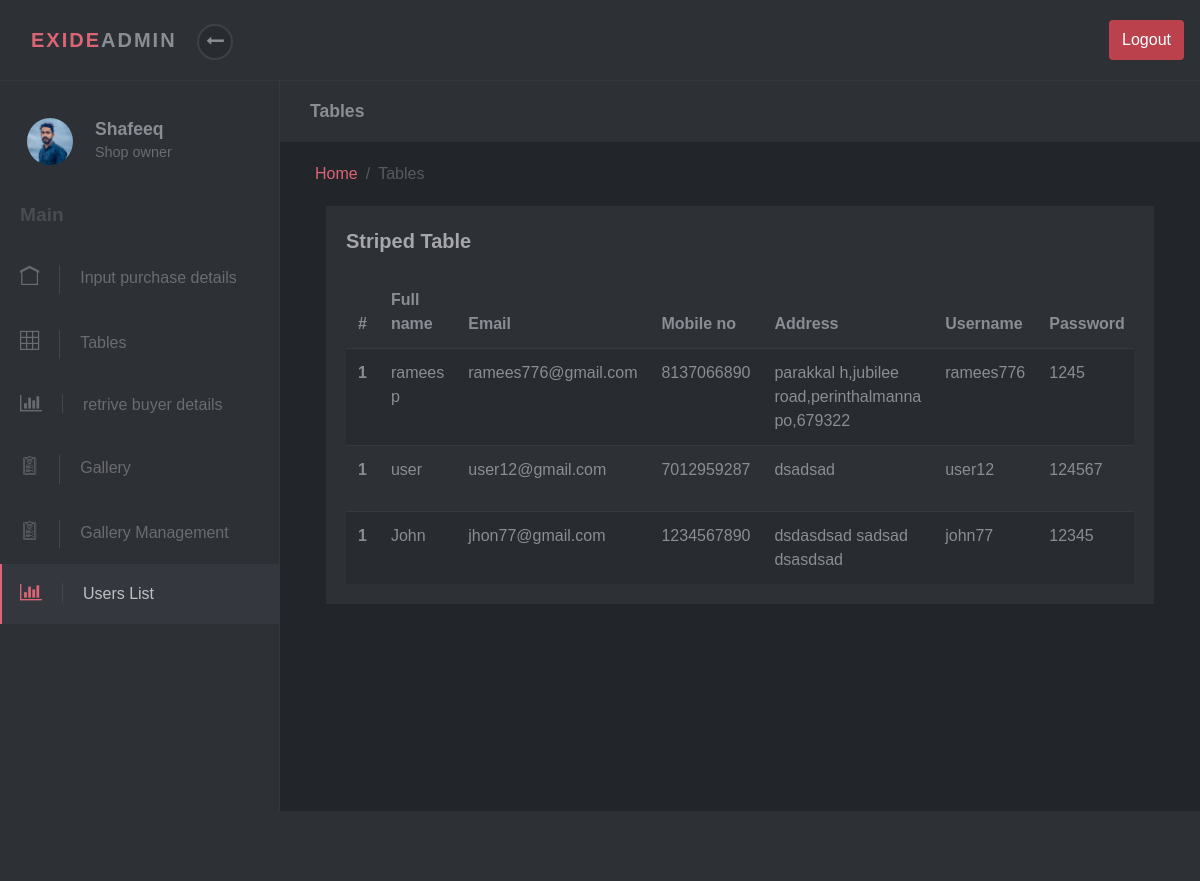
The app's page /userdetails with its own data.
### EXIDEAPPLICATION/models.py (models this page shows)
class user_register(models.Model):
      fullname=models.CharField(max_length=70)
      email=models.CharField(max_length=70)
      mobileno=models.CharField(max_length=80,unique=True)
      address=models.CharField(max_length=150)
      username=models.CharField(max_length=30,primary_key=True)
      password=models.CharField(max_length=30)
      status=models.CharField(max_length=20)

### EXIDEAPPLICATION/views.py (the view)
# urls.py: path('userdetails',views.userdetails,name='userdetails'),
def userdetails(request):
    data = user_register.objects.all()
    return render(request,"userlist.html",{'q':data})

### templates/userlist.html (shortened to what this page needs)
<!DOCTYPE html>
{% load static %}
<html>
  <head>
    <link rel="stylesheet" href="{% static 'vendor/bootstrap/css/bootstrap.min.css' %}">
    <link rel="stylesheet" href="{% static 'vendor/font-awesome/css/font-awesome.min.css' %}">
    <link rel="stylesheet" href="{% static 'css/font.css' %}">
    <link rel="stylesheet" href="{% static 'css/style.default.css' %}" id="theme-stylesheet">
    <link rel="stylesheet" href="{% static 'css/custom.css' %}">
  </head>
  <body>
    <header class="header">
      <nav class="navbar navbar-expand-lg">
        <div class="container-fluid d-flex align-items-center justify-content-between">
          <div class="navbar-header">
            <a href="index.html" class="navbar-brand">
              <div class="brand-text brand-big visible text-uppercase"><strong class="text-primary">Exide</strong><strong>Admin</strong></div>
              <div class="brand-text brand-sm"><strong class="text-primary">E</strong><strong>A</strong></div></a>
            <button class="sidebar-toggle"><i class="fa fa-long-arrow-left"></i></button>
          </div>
        </div>
        <form action="logoutadmin" method="POST">
        <div class="list-inline-item "><a><input type="submit" value="Logout" class="btn btn-block bg-danger text-white" ></a></div>
      </form>
      </nav>
    </header>
    <div class="d-flex align-items-stretch">
      <nav id="sidebar">
        <div class="sidebar-header d-flex align-items-center">
          <div class="avatar"><img src="{% static 'img/avatar-6.jpg' %}" alt="..." class="img-fluid rounded-circle"></div>
          <div class="title">
            <h1 class="h5">Shafeeq</h1>
            <p>Shop owner</p>
          </div>
        </div>
        <span class="heading">Main</span>
        <ul class="list-unstyled">
                <li><a href="purchaseinput"> <i class="icon-home"></i>Input purchase details</a></li>
                <li ><a href="tables"> <i class="icon-grid"></i>Tables </a></li>
                <li><a href="retrievebdeatils"> <i class="fa fa-bar-chart"></i>retrive buyer details</a></li>
                <li><a href="batteryuploadpage"> <i class="icon-padnote"></i>Gallery </a></li>
                <li><a href="gallerymanage"> <i class="icon-padnote"></i>Gallery Management </a></li>
                <li class="active"><a href="userdetails"> <i class="fa fa-bar-chart"></i>Users List</a></li>
        </ul> </nav>
      <div class="page-content">
        <div class="page-header no-margin-bottom">
          <div class="container-fluid">
            <h2 class="h5 no-margin-bottom">Tables</h2>
          </div>
        </div>
        <div class="container-fluid">
          <ul class="breadcrumb">
            <li class="breadcrumb-item"><a href="index.html">Home</a></li>
            <li class="breadcrumb-item active">Tables            </li>
          </ul>
        </div>
        <section class="no-padding-top">
          <div class="container-fluid">
              <div class="col-sm-12">
                <div class="block margin-bottom-sm">
                  <div class="title"><strong>Striped Table</strong></div>
                  <div class="table-responsive">
                    <table class="table table-striped">
                      <thead>
                        <tr>
                          <th>#</th>
                          <th>Full name</th>
                          <th>Email</th>
                          <th>Mobile no</th>
                          <th>Address</th>
                          <th>Username</th>
                          <th>Password</th>
                        </tr>
                      </thead>
                      <tbody>
                        {% for i in q %}
                        <tr>
                          <th scope="row">1</th>
                          <td>{{i.fullname}}</td>
                          <td>{{i.email}}</td>
                          <td>{{i.mobileno}}</td>
                          <td>{{i.address}}</td>
                          <td>{{i.username}}</td>
                          <td>{{i.password}}</td>
                        </tr>
                        {% endfor %}
                      </tbody>
                    </table>
                  </div>
                </div>
              </div>
                  </div>
        </section>
                </div>
              </div>
        <footer class="footer">
          <div class="footer__block block no-margin-bottom">
          </div>
        </footer>
  </body>
</html>

### records on screen
user_register: fullname "ramees p", email "ramees776@gmail.com", mobileno "8137066890", address "parakkal h,jubilee road,perinthalmanna po,679322", username "ramees776", password "1245"
user_register: fullname "user", email "user12@gmail.com", mobileno "7012959287", address "dsadsad", username "user12", password "124567"
user_register: fullname "John", email "jhon77@gmail.com", mobileno "1234567890", address "dsdasdsad sadsad dsasdsad", username "john77", password "12345"
